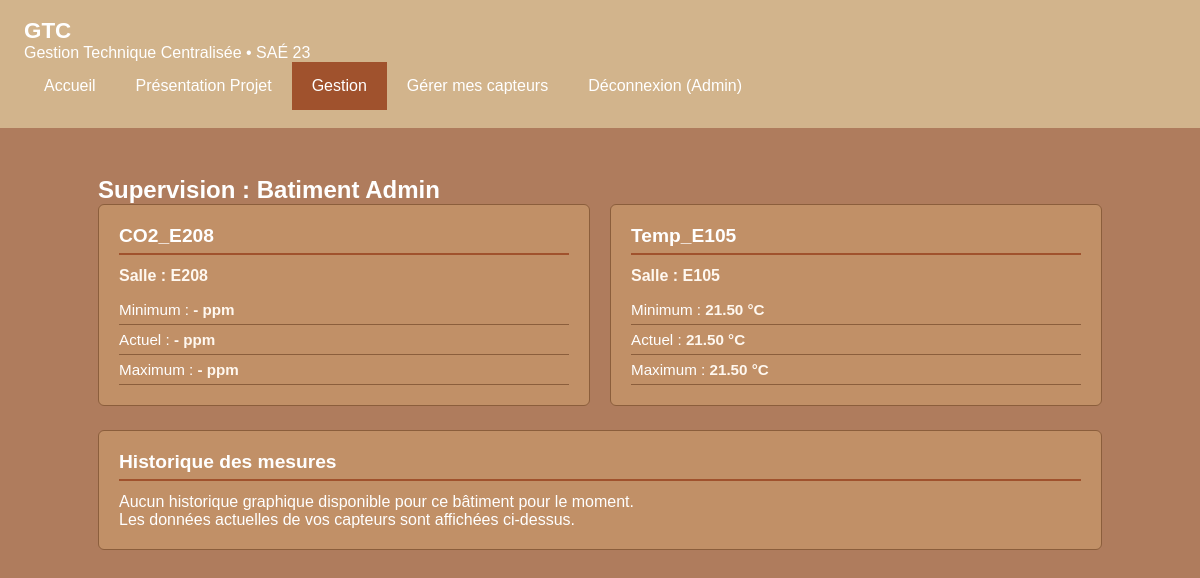
The app's page /site_version_finale/Gestion.php (signed in) with its own data.
### tables this page shows
CREATE TABLE IF NOT EXISTS `Capteur` (
  `nom` varchar(50) NOT NULL,
  `type` varchar(50) NOT NULL,
  `unite` varchar(10) NOT NULL,
  `nom_salle` varchar(50) NOT NULL
);

CREATE TABLE IF NOT EXISTS `Salle` (
  `nom` varchar(50) NOT NULL,
  `type` varchar(50) DEFAULT 'Cours',
  `capacite` int(11) DEFAULT '30',
  `id_batiment` int(11) NOT NULL
);

### site_version_finale/Gestion.php (the view, shortened to what this page needs)
<?php
require 'DB.php';
$role        = $_SESSION['role'];
$login       = $_SESSION['user'];
$titre_page  = "Supervision Globale";
$id_batiment = null;
$grafana_url = null;
if ($role === 'gestionnaire') {
    $parts        = explode('_', $login);
    $nom_batiment = end($parts);
    $titre_page = "Supervision : Batiment " . htmlspecialchars($nom_batiment);
}
if ($id_batiment !== null) {
    $sql = "SELECT c.nom as nom_capteur, c.unite, s.nom as nom_salle,
                MIN(m.valeur) as val_min,
                MAX(m.valeur) as val_max,
                (SELECT valeur FROM Mesure m2 WHERE m2.nom_capteur = c.nom ORDER BY id DESC LIMIT 1) as val_actuelle
            FROM Capteur c
            JOIN Salle s ON c.nom_salle = s.nom
            LEFT JOIN Mesure m ON c.nom = m.nom_capteur
            WHERE s.id_batiment = $id_batiment
            GROUP BY c.nom, c.unite, s.nom";
} else {
    $sql = "SELECT c.nom as nom_capteur, c.unite, s.nom as nom_salle,
                MIN(m.valeur) as val_min,
                MAX(m.valeur) as val_max,
                (SELECT valeur FROM Mesure m2 WHERE m2.nom_capteur = c.nom ORDER BY id DESC LIMIT 1) as val_actuelle
            FROM Capteur c
            JOIN Salle s ON c.nom_salle = s.nom
            LEFT JOIN Mesure m ON c.nom = m.nom_capteur
            GROUP BY c.nom, c.unite, s.nom";
}
$result = mysqli_query($conn, $sql);
?>
<!DOCTYPE html>
<html lang="fr">
<head>
    <link rel="stylesheet" href="style.css">
</head>
<body>
<?php include 'En-tete.php'; ?>
    <main>
        <h2><?= $titre_page ?></h2>
        <div id="tableau">
            <?php while ($row = mysqli_fetch_assoc($result)): ?>
                <div>
                    <section>
                        <h2><?= htmlspecialchars($row['nom_capteur']) ?></h2>
                        <h3>Salle : <?= htmlspecialchars($row['nom_salle']) ?></h3>
                        <ul class="stats">
                            <li>Minimum : <span><?= $row['val_min'] ?? '-' ?> <?= htmlspecialchars($row['unite']) ?></span></li>
                            <li>Actuel  : <span><?= $row['val_actuelle'] ?? '-' ?> <?= htmlspecialchars($row['unite']) ?></span></li>
                            <li>Maximum : <span><?= $row['val_max'] ?? '-' ?> <?= htmlspecialchars($row['unite']) ?></span></li>
                        </ul>
                    </section>
                </div>
            <?php endwhile; ?>
        </div>
        <section>
            <h2>Historique des mesures</h2>
            <?php if ($role === 'gestionnaire'): ?>
                <?php if ($grafana_url !== null): ?>
                    <iframe
                        src="<?= htmlspecialchars($grafana_url) ?>"
                        style="width: 100%; height: 600px; border: none; border-radius: 8px; background: #181b1f;"
                        title="Dashboard Grafana">
                    </iframe>
                <?php else: ?>
                    <p>Aucun historique graphique disponible pour ce bâtiment pour le moment.</p>
                    <p>Les données actuelles de vos capteurs sont affichées ci-dessus.</p>
                <?php endif; ?>
            <?php endif; ?>
        </section>
    </main>
</body>
</html>

### site_version_finale/En-tete.php (shortened to what this page needs)
<?php
$current_page = basename($_SERVER['PHP_SELF']);
?>
<!DOCTYPE html>
<html lang="fr">
<head>
    <link rel="stylesheet" href="style.css">
</head>
<body>
    <header>
        <h1><span>GTC</span> </h1>
        <p>Gestion Technique Centralisée • SAÉ 23</p>
        <nav>
            <ul>
                <li><a href="index.php" class="<?= $current_page === 'index.php' ? 'active' : '' ?>">Accueil</a></li>
                <li><a href="Sae23 presentation.php" class="<?= $current_page === 'Sae23 presentation.php' ? 'active' : '' ?>">Présentation Projet</a></li>
                <?php if (isset($_SESSION['role']) && in_array($_SESSION['role'], ['gestionnaire', 'admin'])): ?>
                    <li><a href="Gestion.php" class="<?= $current_page === 'Gestion.php' ? 'active' : '' ?>">Gestion</a></li>
                <?php endif; ?>
                <?php if (isset($_SESSION['role']) && $_SESSION['role'] === 'admin'): ?>
                    <li><a href="Administrateur.php" class="<?= $current_page === 'Administrateur.php' ? 'active' : '' ?>">Administration Globale</a></li>
                <?php elseif (isset($_SESSION['role']) && $_SESSION['role'] === 'gestionnaire'): ?>
                    <li><a href="Administrateur.php" class="<?= $current_page === 'Administrateur.php' ? 'active' : '' ?>">Gérer mes capteurs</a></li>
                <?php endif; ?>
                <?php if (isset($_SESSION['user'])): ?>
                    <li><a href="deconnexion.php">Déconnexion (<?= htmlspecialchars($_SESSION['user']) ?>)</a></li>
                <?php else: ?>
                    <li><a href="connexion.php" class="<?= $current_page === 'connexion.php' ? 'active' : '' ?>">Connexion</a></li>
                <?php endif; ?>
            </ul>
        </nav>
    </header>
    <main>

### site_version_finale/style.css (style rules this page uses)
* { margin: 0; padding: 0; box-sizing: border-box; }
body { font-family: Arial, Helvetica, sans-serif; font-size: 16px; background-color: #af7c5d; color: white; }
nav { background-color: #D2B48C; padding: 0; }
nav ul { list-style: none; display: flex; flex-wrap: wrap; margin: 0; padding: 0; text-align: center; }
nav ul li a { color: white; text-decoration: none; padding: 15px 20px; display: block; }
nav ul li a.active { background-color: #A0522D; }
header { background-color: #D2B48C; color: white; padding: 18px 24px; }
header h1 { font-size: 1.4em; }
main { padding: 24px; max-width: 1100px; margin: 0 auto; }
section { background-color: #c19067; border: 1px solid #8B5E3C; border-radius: 6px; padding: 20px; margin-bottom: 24px; }
section h2 { font-size: 1.2em; margin-bottom: 12px; color: white; border-bottom: 2px solid #A0522D; padding-bottom: 6px; }
section h3 { font-size: 1em; margin-bottom: 10px; color: #fff8f0; }
ul.stats { list-style: none; padding: 0; }
ul.stats li { padding: 6px 0; border-bottom: 1px solid #8B5E3C; font-size: 0.95em; color: white; }
ul.stats li span { font-weight: bold; color: #fff8f0; }
#tableau { display: flex; gap: 20px; flex-wrap: wrap; align-items: flex-start; }
#tableau > div { flex: 1; min-width: 220px; }

### records on screen
capteur: nom "CO2_E208", nom_salle.nom "E208", val_min "-", unite "ppm", val_actuelle "-", val_max "-"
capteur: nom "Temp_E105", nom_salle.nom "E105", val_min "21.50", unite "°C", val_actuelle "21.50", val_max "21.50"

### other values on screen
$_SESSION['user'] "Admin"
$titre_page "Supervision : Batiment Admin"
